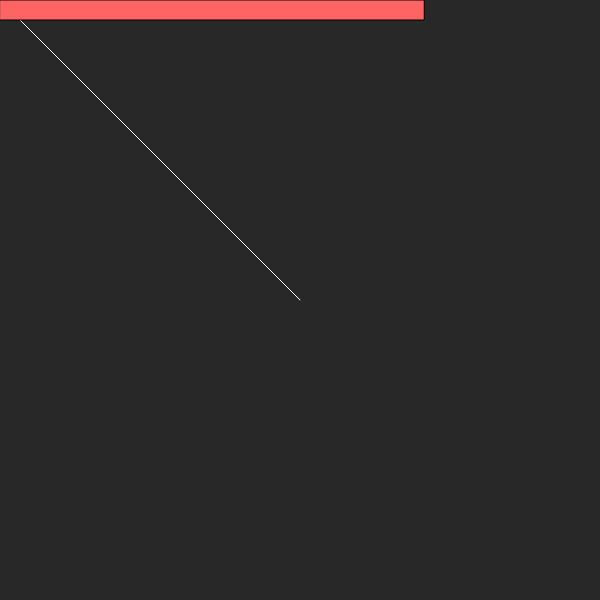
Frame 1 (no input)
Frame 60 (no input): identical to frame 1, image omitted
Frame 120 (the mouse pressed at the canvas centre since frame 60): blank canvas, image omitted

The p5.js sketch that drew this single still picture (run headless with seeded random() and noise() and a simulated clock; from frame 60 on, the mouse is pressed at the canvas centre):

// p5.js sketch
// ── sketch.js

//04_02_vectorMagnitude

// the length of a vector

function setup() {

    createCanvas( 600, 600 );

}

function draw() {

    background( 40 );

    let mouse = createVector( mouseX, mouseY );
    let origin = createVector( width / 2, height / 2 );

    mouse.sub( origin );
    let magnitude = mouse.mag();

    push();
    translate( origin.x, origin.y );

    stroke( 255 );
    line( 0, 0, mouse.x, mouse.y );
    pop();

    fill( 255, 100, 100 );
    rect( 0, 0, magnitude, 20 );

}
